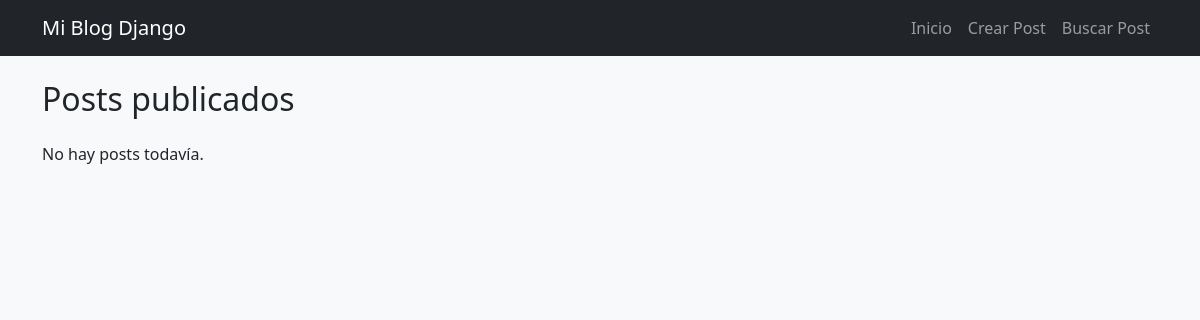
The app's page /, older data.
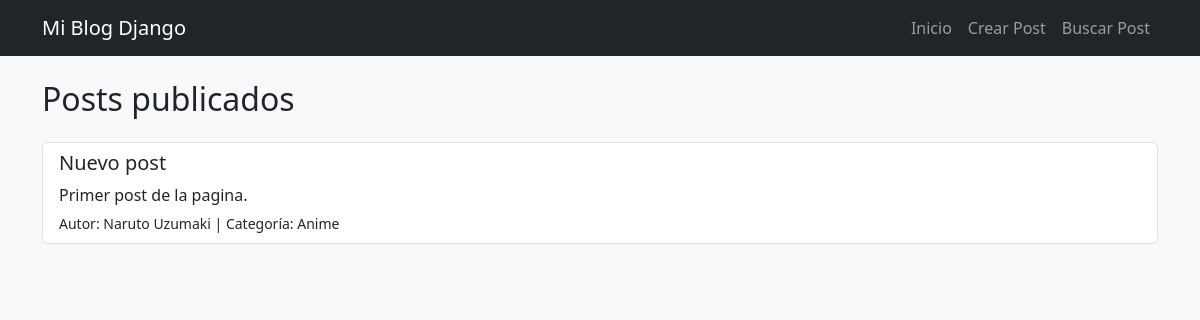
The same page, newer data.
### blog/models.py (models this page shows, shortened)
class Post(models.Model):
    titulo = models.CharField(max_length=200)
    contenido = models.TextField()
    autor = models.ForeignKey(Autor, on_delete=models.CASCADE)
    categoria = models.ForeignKey(Categoria, on_delete=models.CASCADE)

class Autor(models.Model):
    nombre = models.CharField(max_length=100)
    email = models.EmailField()
    def __str__(self):
        return self.nombre

class Categoria(models.Model):
    nombre = models.CharField(max_length=50)
    def __str__(self):
        return self.nombre

### blog/views.py (the view)
# urls.py: path('', inicio, name='inicio'),
def inicio(request):
    posts = Post.objects.all()
    return render(request, 'inicio.html', {'posts': posts})

### templates/inicio.html
{% extends 'base.html' %}
{% block contenido %}
<h2 class="mb-4">Posts publicados</h2>
{% if posts %}
    <div class="list-group">
        {% for post in posts %}
            <div class="list-group-item">
                <h5>{{ post.titulo }}</h5>
                <p class="mb-1">{{ post.contenido|truncatewords:20 }}</p>
                <small>
                    Autor: {{ post.autor }} |
                    Categoría: {{ post.categoria }}
                </small>
            </div>
        {% endfor %}
    </div>
{% else %}
    <p>No hay posts todavía.</p>
{% endif %}
{% endblock %}

### templates/base.html (shortened to what this page needs)
<!DOCTYPE html>
<html lang="es">
<head>
    <link href="https://cdn.jsdelivr.net/npm/bootstrap@5.3.2/dist/css/bootstrap.min.css"  rel="stylesheet">
</head>
<body class="bg-light">
<nav class="navbar navbar-expand-lg navbar-dark bg-dark mb-4">
    <div class="container">
        <a class="navbar-brand" href="/">Mi Blog Django</a>
        <div class="collapse navbar-collapse">
            <ul class="navbar-nav ms-auto">
                <li class="nav-item">
                    <a class="nav-link" href="/">Inicio</a>
                </li>
                <li class="nav-item">
                    <a class="nav-link" href="/crear/">Crear Post</a>
                </li>
                <li class="nav-item">
                    <a class="nav-link" href="/buscar/">Buscar Post</a>
                </li>
            </ul>
        </div>
    </div>
</nav>
<div class="container">
    {% block contenido %}{% endblock %}
</div>
</body>
</html>

Row changes from the older to the newer data that the page shows:
added Post: titulo "Nuevo post", contenido "Primer post de la pagina.", autor "Naruto Uzumaki", categoria "Anime"
Text that changed along with them:
text no longer shown: "No hay posts todavía."
